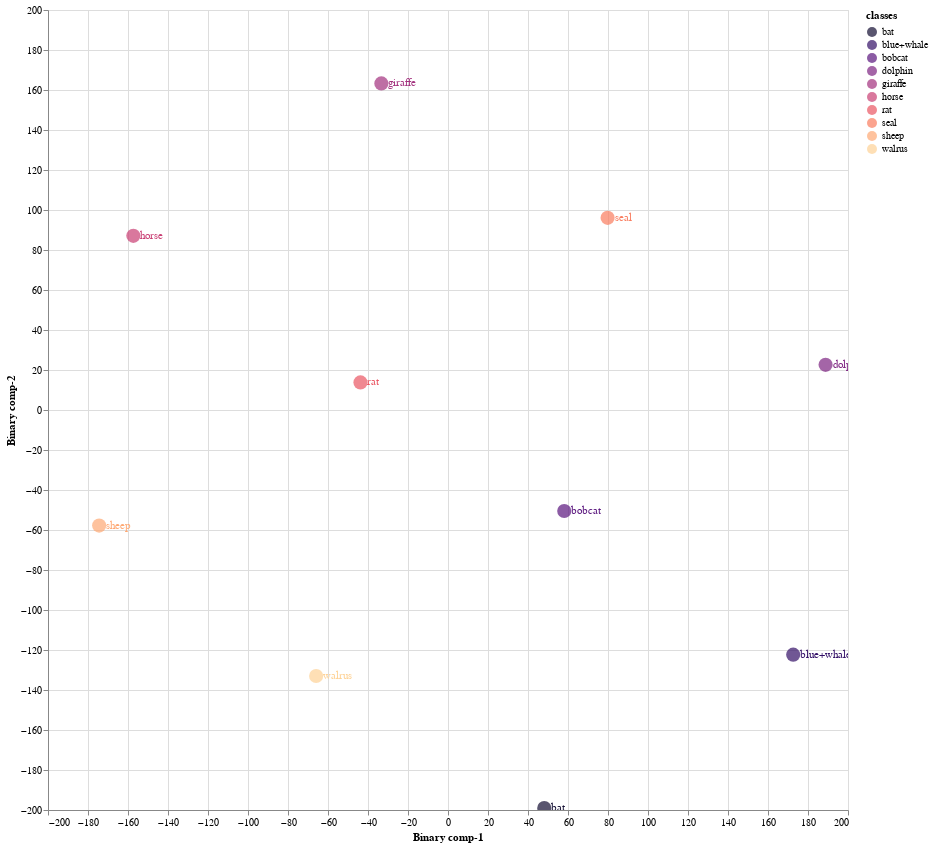
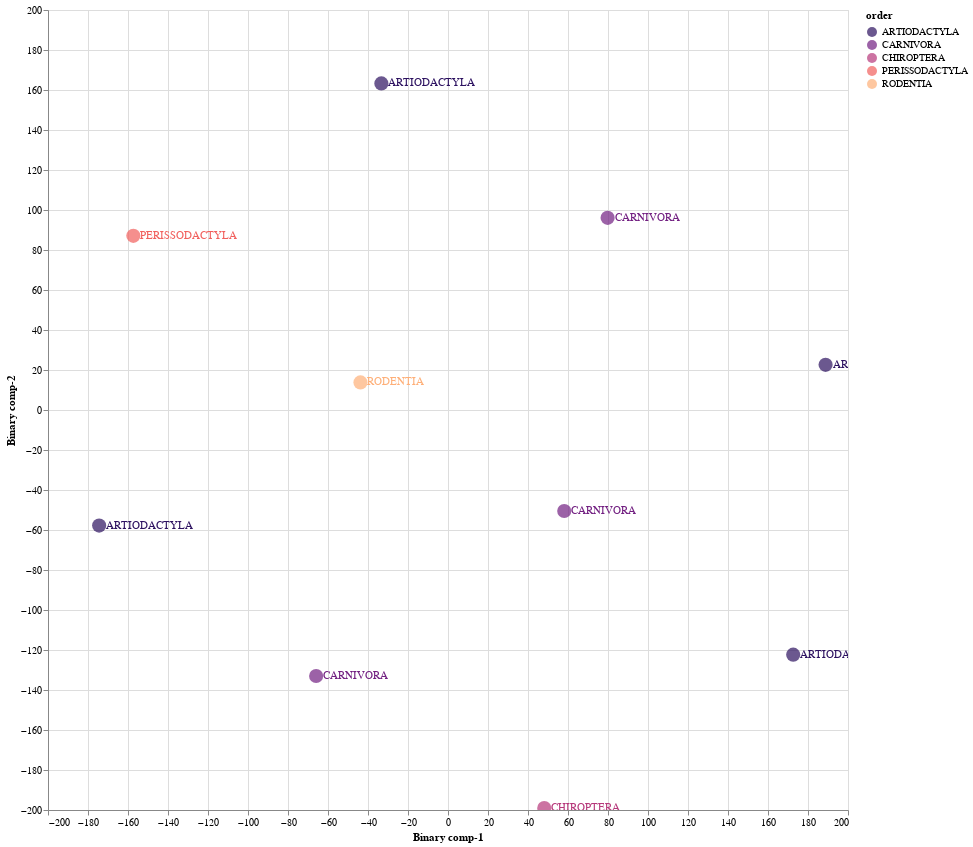

Notebook code cell kept with these figures, in order:
### Code cell
Test01 = CZSL(mode = "Test", 
               split = 1, 
               DNN = ProjectionNetwork2, 
               epochs = 6, 
               bs = 19, 
               numunits = 393, 
               lr = 0.07543437816324816, 
               optimiser = nn.Sigmoid(), 
               dropout = 0.34591260077698355, 
               mom = 0.9285053828584966, 
               wd = 0,  
               device = 'cuda', 
               checkpoint = CP_final, 
               pred_type = 'Probabilistic', 
               dist_type = 'cosine')

#mode
#1. "Train" - Use Train Val split
#2. "Test" - For Unseen Test Data

#split
# 1 -Train/Val Split 1
# 2 -Train/Val Split 2
# 3 -Train/Val Split 3

#pred_type
#1. "Probabilistic" - continous real numbers giving probability for prdiction to be 1
#2. "Deterministic" - 1 or 0 prediction values

#dist_type
#1. euclidean
#2. cosine
#3. hamming
#4. jaccard

### Figure 1 — Vega-Lite specification as saved in the notebook (floating-point values rounded to 4 significant figures)
{"config": {"view": {"continuousWidth": 400, "continuousHeight": 300}}, "layer": [{"mark": {"type": "circle", "size": 200}, "encoding": {"color": {"field": "classes", "scale": {"scheme": "Magma"}, "type": "nominal"}, "x": {"field": "Binary comp-1", "type": "quantitative"}, "y": {"field": "Binary comp-2", "type": "quantitative"}}, "height": 800, "selection": {"selector021": {"type": "interval", "bind": "scales", "encodings": ["x", "y"]}}, "width": 800}, {"mark": {"type": "text", "align": "left", "baseline": "middle", "dx": 7}, "encoding": {"color": {"field": "classes", "scale": {"scheme": "Magma"}, "type": "nominal"}, "text": {"field": "classes", "type": "nominal"}, "x": {"field": "Binary comp-1", "type": "quantitative"}, "y": {"field": "Binary comp-2", "type": "quantitative"}}, "height": 800, "width": 800}], "data": {"name": "data-8160e4383f651fefb8a15e474963b012"}, "$schema": "https://vega.github.io/schema/vega-lite/v4.17.0.json", "datasets": {"data-8160e4383f651fefb8a15e474963b012": [{"Binary comp-1": -157.3, "Binary comp-2": 87.08, "classes": "horse", "sciName": "Equus_caballus", "animal_label": 7, "animal_class": "horse", "mainCommonName": "Domestic Horse", "otherCommonNames": "Horse|Feral Horse", "class": "Mammalia", "infraclass": "Placentalia", "magnorder": "Boreoeutheria", "superorder": "Laurasiatheria", "order": "PERISSODACTYLA", "suborder": "HIPOMORPHA", "infraorder": null, "parvorder": null, "superfamily": null, "family": "EQUIDAE", "subfamily": null, "tribe": null, "genus": "Equus"}, {"Binary comp-1": 172.6, "Binary comp-2": -122.3, "classes": "blue+whale", "sciName": "Balaenoptera_musculus", "animal_label": 9, "animal_class": "blue+whale", "mainCommonName": "Blue Whale", "otherCommonNames": "Blue Rorqual|Sibbald's Rorqual|Sulphur-bottom Whale|Northern Blue Whale|Pygmy Blue Whale|Antarctic Blue Whale|Southern Blue Whale|Northern Indian Ocean Blue Whale", "class": "Mammalia", "infraclass": "Placentalia", "magnorder": "Boreoeutheria", "superorder": "Laurasiatheria", "order": "ARTIODACTYLA", "suborder": "WHIPPOMORPHA", "infraorder": "CETACEA", "parvorder": "MYSTICETI", "superfamily": null, "family": "BALAENOPTERIDAE", "subfamily": null, "tribe": null, "genus": "Balaenoptera"}, {"Binary comp-1": -174.4, "Binary comp-2": -57.78, "classes": "sheep", "sciName": "Ovis_canadensis", "animal_label": 23, "animal_class": "sheep", "mainCommonName": "Bighorn Sheep", "otherCommonNames": "Mountain Sheep|Audubon Bighorn|California Bighorn|Desert Bighorn Sheep|Rocky Mountain Bighorn Sheep|Nelson's Bighorn Sheep|Mexican, Peninsular Bighorn Sheep|Weems's Bighorn Sheep|Sierra Nevada Bighorn Sheep", "class": "Mammalia", "infraclass": "Placentalia", "magnorder": "Boreoeutheria", "superorder": "Laurasiatheria", "order": "ARTIODACTYLA", "suborder": "RUMINANTIA", "infraorder": "PECORA", "parvorder": null, "superfamily": null, "family": "BOVIDAE", "subfamily": "ANTILOPINAE", "tribe": "CAPRINI", "genus": "Ovis"}, {"Binary comp-1": 79.81, "Binary comp-2": 96.08, "classes": "seal", "sciName": "Pusa_sibirica", "animal_label": 24, "animal_class": "seal", "mainCommonName": "Baikal Seal", "otherCommonNames": "Lake Baikal Seal|Nerpa", "class": "Mammalia", "infraclass": "Placentalia", "magnorder": "Boreoeutheria", "superorder": "Laurasiatheria", "order": "CARNIVORA", "suborder": "CANIFORMIA", "infraorder": "ARCTOIDEA", "parvorder": null, "superfamily": "PHOCOIDEA", "family": "PHOCIDAE", "subfamily": null, "tribe": null, "genus": "Pusa"}, {"Binary comp-1": 48.14, "Binary comp-2": -199.0, "classes": "bat", "sciName": "Desmodus_rotundus", "animal_label": 30, "animal_class": "bat", "mainCommonName": "Common Vampire Bat", "otherCommonNames": null, "class": "Mammalia", "infraclass": "Placentalia", "magnorder": "Boreoeutheria", "superorder": "Laurasiatheria", "order": "CHIROPTERA", "suborder": "VESPERTILIONIFORMES", "infraorder": null, "parvorder": null, "superfamily": "NOCTILIONOIDEA", "family": "PHYLLOSTOMIDAE", "subfamily": "DESMODONTINAE", "tribe": "DESMODONTINI", "genus": "Desmodus"}, {"Binary comp-1": -33.31, "Binary comp-2": 163.3, "classes": "giraffe", "sciName": "Giraffa_tippelskirchi", "animal_label": 31, "animal_class": "giraffe", "mainCommonName": "Maasai Giraffe", "otherCommonNames": "Kilimanjaro Giraffe|Maasai Giraffe|Rhodesian Giraffe|Thornicroft Giraffe", "class": "Mammalia", "infraclass": "Placentalia", "magnorder": "Boreoeutheria", "superorder": "Laurasiatheria", "order": "ARTIODACTYLA", "suborder": "RUMINANTIA", "infraorder": "PECORA", "parvorder": null, "superfamily": null, "family": "GIRAFFIDAE", "subfamily": null, "tribe": null, "genus": "Giraffa"}, {"Binary comp-1": -43.77, "Binary comp-2": 13.81, "classes": "rat", "sciName": "Ichthyomys_hydrobates", "animal_label": 34, "animal_class": "rat", "mainCommonName": "Common Crab-eating Rat", "otherCommonNames": "Crab-eating Rat|Silver-bellied Ichthyomyine|Silver-bellied Ichthyomys", "class": "Mammalia", "infraclass": "Placentalia", "magnorder": "Boreoeutheria", "superorder": "Euarchontoglires", "order": "RODENTIA", "suborder": "SUPRAMYOMORPHA", "infraorder": "MYOMORPHI", "parvorder": null, "superfamily": "MUROIDEA", "family": "CRICETIDAE", "subfamily": "SIGMODONTINAE", "tribe": "ICHTHYOMYINI", "genus": "Ichthyomys"}, {"Binary comp-1": 58.12, "Binary comp-2": -50.5, "classes": "bobcat", "sciName": "Lynx_rufus", "animal_label": 41, "animal_class": "bobcat", "mainCommonName": "Bobcat", "otherCommonNames": "Red Lynx|Bay Lynx|Cat Lynx", "class": "Mammalia", "infraclass": "Placentalia", "magnorder": "Boreoeutheria", "superorder": "Laurasiatheria", "order": "CARNIVORA", "suborder": "FELIFORMIA", "infraorder": "FELOIDEA", "parvorder": null, "superfamily": null, "family": "FELIDAE", "subfamily": "FELINAE", "tribe": null, "genus": "Lynx"}, {"Binary comp-1": -65.93, "Binary comp-2": -133.0, "classes": "walrus", "sciName": "Odobenus_rosmarus", "animal_label": 47, "animal_class": "walrus", "mainCommonName": "Walrus", "otherCommonNames": "Atlantic Walrus|Laptev Walrus|Pacific Walrus", "class": "Mammalia", "infraclass": "Placentalia", "magnorder": "Boreoeutheria", "superorder": "Laurasiatheria", "order": "CARNIVORA", "suborder": "CANIFORMIA", "infraorder": "ARCTOIDEA", "parvorder": null, "superfamily": "PHOCOIDEA", "family": "ODOBENIDAE", "subfamily": null, "tribe": null, "genus": "Odobenus"}, {"Binary comp-1": 188.8, "Binary comp-2": 22.59, "classes": "dolphin", "sciName": "Tursiops_truncatus", "animal_label": 50, "animal_class": "dolphin", "mainCommonName": "Common Bottlenose Dolphin", "otherCommonNames": "Black Porpoise|Bottlenose Dolphin|Black Sea Bottlenose Dolphin", "class": "Mammalia", "infraclass": "Placentalia", "magnorder": "Boreoeutheria", "superorder": "Laurasiatheria", "order": "ARTIODACTYLA", "suborder": "WHIPPOMORPHA", "infraorder": "CETACEA", "parvorder": "ODONTOCETI", "superfamily": "DELPHINOIDEA", "family": "DELPHINIDAE", "subfamily": "DELPHININAE", "tribe": null, "genus": "Tursiops"}]}}

### Figure 2 — Vega-Lite specification as saved in the notebook (floating-point values rounded to 4 significant figures)
{"config": {"view": {"continuousWidth": 400, "continuousHeight": 300}}, "layer": [{"mark": {"type": "circle", "size": 200}, "encoding": {"color": {"field": "order", "scale": {"scheme": "Magma"}, "type": "nominal"}, "x": {"field": "Binary comp-1", "type": "quantitative"}, "y": {"field": "Binary comp-2", "type": "quantitative"}}, "height": 800, "selection": {"selector022": {"type": "interval", "bind": "scales", "encodings": ["x", "y"]}}, "width": 800}, {"mark": {"type": "text", "align": "left", "baseline": "middle", "dx": 7}, "encoding": {"color": {"field": "order", "scale": {"scheme": "Magma"}, "type": "nominal"}, "text": {"field": "order", "type": "nominal"}, "x": {"field": "Binary comp-1", "type": "quantitative"}, "y": {"field": "Binary comp-2", "type": "quantitative"}}, "height": 800, "width": 800}], "data": {"name": "data-8160e4383f651fefb8a15e474963b012"}, "$schema": "https://vega.github.io/schema/vega-lite/v4.17.0.json", "datasets": {"data-8160e4383f651fefb8a15e474963b012": [{"Binary comp-1": -157.3, "Binary comp-2": 87.08, "classes": "horse", "sciName": "Equus_caballus", "animal_label": 7, "animal_class": "horse", "mainCommonName": "Domestic Horse", "otherCommonNames": "Horse|Feral Horse", "class": "Mammalia", "infraclass": "Placentalia", "magnorder": "Boreoeutheria", "superorder": "Laurasiatheria", "order": "PERISSODACTYLA", "suborder": "HIPOMORPHA", "infraorder": null, "parvorder": null, "superfamily": null, "family": "EQUIDAE", "subfamily": null, "tribe": null, "genus": "Equus"}, {"Binary comp-1": 172.6, "Binary comp-2": -122.3, "classes": "blue+whale", "sciName": "Balaenoptera_musculus", "animal_label": 9, "animal_class": "blue+whale", "mainCommonName": "Blue Whale", "otherCommonNames": "Blue Rorqual|Sibbald's Rorqual|Sulphur-bottom Whale|Northern Blue Whale|Pygmy Blue Whale|Antarctic Blue Whale|Southern Blue Whale|Northern Indian Ocean Blue Whale", "class": "Mammalia", "infraclass": "Placentalia", "magnorder": "Boreoeutheria", "superorder": "Laurasiatheria", "order": "ARTIODACTYLA", "suborder": "WHIPPOMORPHA", "infraorder": "CETACEA", "parvorder": "MYSTICETI", "superfamily": null, "family": "BALAENOPTERIDAE", "subfamily": null, "tribe": null, "genus": "Balaenoptera"}, {"Binary comp-1": -174.4, "Binary comp-2": -57.78, "classes": "sheep", "sciName": "Ovis_canadensis", "animal_label": 23, "animal_class": "sheep", "mainCommonName": "Bighorn Sheep", "otherCommonNames": "Mountain Sheep|Audubon Bighorn|California Bighorn|Desert Bighorn Sheep|Rocky Mountain Bighorn Sheep|Nelson's Bighorn Sheep|Mexican, Peninsular Bighorn Sheep|Weems's Bighorn Sheep|Sierra Nevada Bighorn Sheep", "class": "Mammalia", "infraclass": "Placentalia", "magnorder": "Boreoeutheria", "superorder": "Laurasiatheria", "order": "ARTIODACTYLA", "suborder": "RUMINANTIA", "infraorder": "PECORA", "parvorder": null, "superfamily": null, "family": "BOVIDAE", "subfamily": "ANTILOPINAE", "tribe": "CAPRINI", "genus": "Ovis"}, {"Binary comp-1": 79.81, "Binary comp-2": 96.08, "classes": "seal", "sciName": "Pusa_sibirica", "animal_label": 24, "animal_class": "seal", "mainCommonName": "Baikal Seal", "otherCommonNames": "Lake Baikal Seal|Nerpa", "class": "Mammalia", "infraclass": "Placentalia", "magnorder": "Boreoeutheria", "superorder": "Laurasiatheria", "order": "CARNIVORA", "suborder": "CANIFORMIA", "infraorder": "ARCTOIDEA", "parvorder": null, "superfamily": "PHOCOIDEA", "family": "PHOCIDAE", "subfamily": null, "tribe": null, "genus": "Pusa"}, {"Binary comp-1": 48.14, "Binary comp-2": -199.0, "classes": "bat", "sciName": "Desmodus_rotundus", "animal_label": 30, "animal_class": "bat", "mainCommonName": "Common Vampire Bat", "otherCommonNames": null, "class": "Mammalia", "infraclass": "Placentalia", "magnorder": "Boreoeutheria", "superorder": "Laurasiatheria", "order": "CHIROPTERA", "suborder": "VESPERTILIONIFORMES", "infraorder": null, "parvorder": null, "superfamily": "NOCTILIONOIDEA", "family": "PHYLLOSTOMIDAE", "subfamily": "DESMODONTINAE", "tribe": "DESMODONTINI", "genus": "Desmodus"}, {"Binary comp-1": -33.31, "Binary comp-2": 163.3, "classes": "giraffe", "sciName": "Giraffa_tippelskirchi", "animal_label": 31, "animal_class": "giraffe", "mainCommonName": "Maasai Giraffe", "otherCommonNames": "Kilimanjaro Giraffe|Maasai Giraffe|Rhodesian Giraffe|Thornicroft Giraffe", "class": "Mammalia", "infraclass": "Placentalia", "magnorder": "Boreoeutheria", "superorder": "Laurasiatheria", "order": "ARTIODACTYLA", "suborder": "RUMINANTIA", "infraorder": "PECORA", "parvorder": null, "superfamily": null, "family": "GIRAFFIDAE", "subfamily": null, "tribe": null, "genus": "Giraffa"}, {"Binary comp-1": -43.77, "Binary comp-2": 13.81, "classes": "rat", "sciName": "Ichthyomys_hydrobates", "animal_label": 34, "animal_class": "rat", "mainCommonName": "Common Crab-eating Rat", "otherCommonNames": "Crab-eating Rat|Silver-bellied Ichthyomyine|Silver-bellied Ichthyomys", "class": "Mammalia", "infraclass": "Placentalia", "magnorder": "Boreoeutheria", "superorder": "Euarchontoglires", "order": "RODENTIA", "suborder": "SUPRAMYOMORPHA", "infraorder": "MYOMORPHI", "parvorder": null, "superfamily": "MUROIDEA", "family": "CRICETIDAE", "subfamily": "SIGMODONTINAE", "tribe": "ICHTHYOMYINI", "genus": "Ichthyomys"}, {"Binary comp-1": 58.12, "Binary comp-2": -50.5, "classes": "bobcat", "sciName": "Lynx_rufus", "animal_label": 41, "animal_class": "bobcat", "mainCommonName": "Bobcat", "otherCommonNames": "Red Lynx|Bay Lynx|Cat Lynx", "class": "Mammalia", "infraclass": "Placentalia", "magnorder": "Boreoeutheria", "superorder": "Laurasiatheria", "order": "CARNIVORA", "suborder": "FELIFORMIA", "infraorder": "FELOIDEA", "parvorder": null, "superfamily": null, "family": "FELIDAE", "subfamily": "FELINAE", "tribe": null, "genus": "Lynx"}, {"Binary comp-1": -65.93, "Binary comp-2": -133.0, "classes": "walrus", "sciName": "Odobenus_rosmarus", "animal_label": 47, "animal_class": "walrus", "mainCommonName": "Walrus", "otherCommonNames": "Atlantic Walrus|Laptev Walrus|Pacific Walrus", "class": "Mammalia", "infraclass": "Placentalia", "magnorder": "Boreoeutheria", "superorder": "Laurasiatheria", "order": "CARNIVORA", "suborder": "CANIFORMIA", "infraorder": "ARCTOIDEA", "parvorder": null, "superfamily": "PHOCOIDEA", "family": "ODOBENIDAE", "subfamily": null, "tribe": null, "genus": "Odobenus"}, {"Binary comp-1": 188.8, "Binary comp-2": 22.59, "classes": "dolphin", "sciName": "Tursiops_truncatus", "animal_label": 50, "animal_class": "dolphin", "mainCommonName": "Common Bottlenose Dolphin", "otherCommonNames": "Black Porpoise|Bottlenose Dolphin|Black Sea Bottlenose Dolphin", "class": "Mammalia", "infraclass": "Placentalia", "magnorder": "Boreoeutheria", "superorder": "Laurasiatheria", "order": "ARTIODACTYLA", "suborder": "WHIPPOMORPHA", "infraorder": "CETACEA", "parvorder": "ODONTOCETI", "superfamily": "DELPHINOIDEA", "family": "DELPHINIDAE", "subfamily": "DELPHININAE", "tribe": null, "genus": "Tursiops"}]}}
